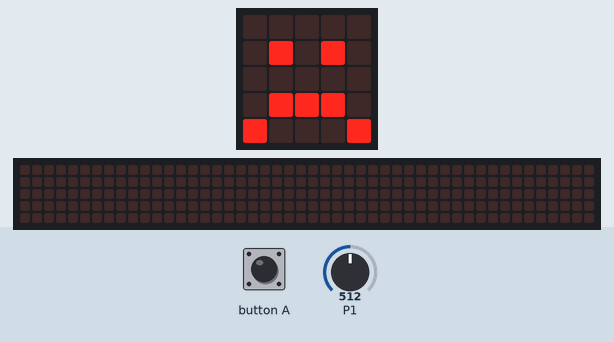
The program below on a simulated BBC micro:bit (MakeCode). Shown: the board's 5×5 LED display, a strip that is not on the board, showing the scrolling text unrolled. The inputs (shaded band) are chosen by the test bench; at power-on: P1 = 512 (analog values on the 0–1023 scale). The 48×5 strip is a reading aid, not a part: it shows the text the display is scrolling, unrolled, one strip-width of it at a time.

Above: at 1.2 s.
1.3 s: button A pressed for 0.15 s
At 1.92 s:
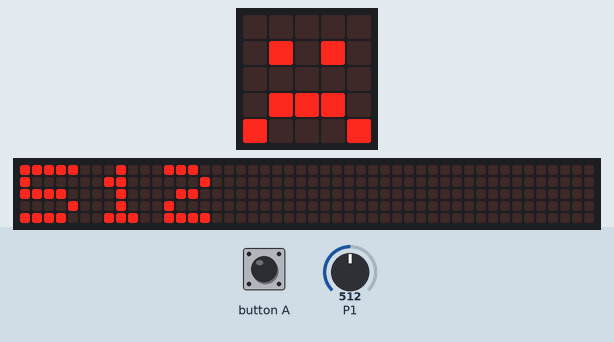
2.0 s: button A pressed for 0.15 s
At 5.66 s:
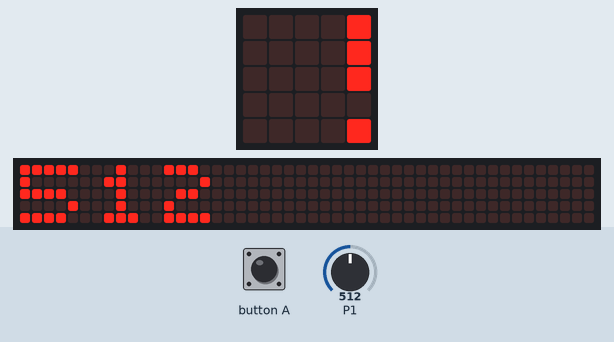
Timing chart, 0 to 7.2 s (numbered marks = the images above; inputs shaded):
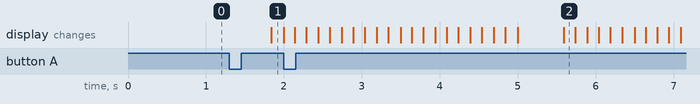

Measured:
- after the input at 1.3 s, the display: changes after 0.54 s (image 1)

The program:

main.ts
```typescript
let umidade = 0
input.onButtonPressed(Button.A, function () {
    basic.showNumber(pins.analogReadPin(AnalogPin.P1))
})
basic.forever(function () {
    umidade = 0
    if (umidade > 1000) {
        basic.showIcon(IconNames.Square)
    } else if (umidade > 401) {
        basic.showIcon(IconNames.Happy)
    } else if (umidade > 250) {
        basic.showIcon(IconNames.Confused)
    } else {
        basic.showIcon(IconNames.Sad)
    }
})
```

test.ts
```typescript
// testes vão aqui; isto não será compilado quando este pacote for usado como uma extensão.
```
